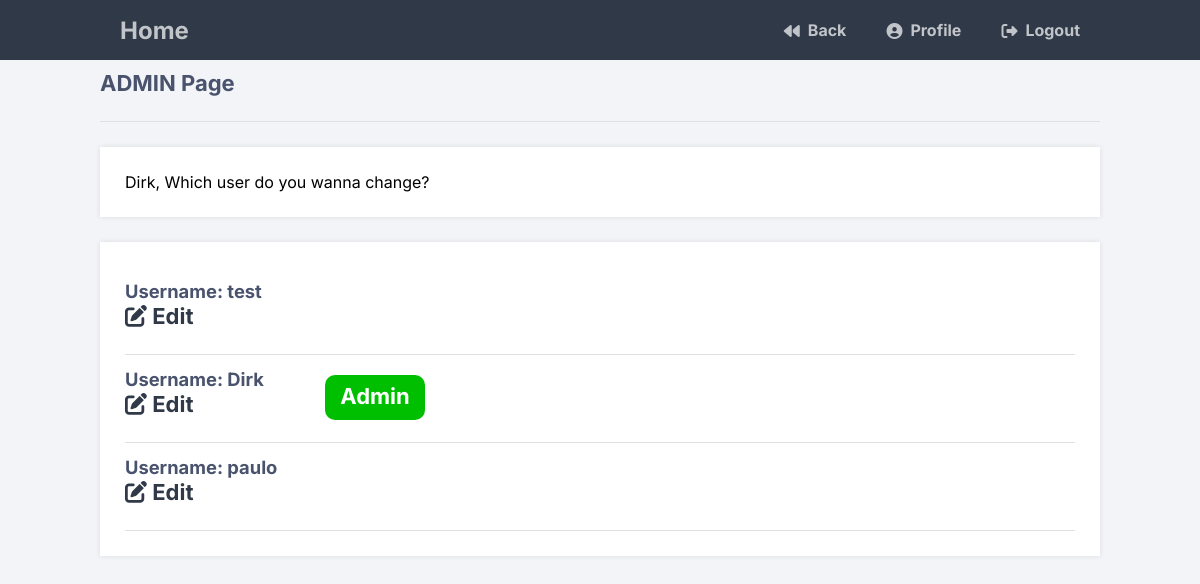
The page /admin/users.php (signed in) on the database its author committed.
### tables this page shows
CREATE TABLE IF NOT EXISTS `accounts` (
  `id` int(11) NOT NULL AUTO_INCREMENT,
  `username` varchar(50) NOT NULL,
  `password` varchar(255) NOT NULL,
  `email` varchar(100) NOT NULL,
  `is_admin` int(1) DEFAULT 0,
  PRIMARY KEY (`id`)
);

### admin/users.php (the view, shortened to what this page needs)
<?php
include_once('config/config.php') ;
$stmt = $connect->query("SELECT * FROM accounts");
?>
<!DOCTYPE html>
<html>
	<head>
        <link rel="stylesheet" href="css/style.css">
		<link href="css\users.css" rel="stylesheet" type="text/css">
		<link rel="stylesheet" href="https://cdnjs.cloudflare.com/ajax/libs/font-awesome/6.2.0/css/all.min.css">
	</head>
	<body class="loggedin">
		<nav class="navtop">
			<div>
            <h1><a href="../index.php">Home</a></h1>
                <a href="../admin.php"><i class="fa-solid fa-backward"></i>Back</a>
				<a href="../user/profile.php"><i class="fas fa-user-circle"></i>Profile</a>
				<a href="../user\logout.php"><i class="fas fa-sign-out-alt"></i>Logout</a>
			</div>
		</nav>
		<div class="content">
			<h2>ADMIN Page</h2>
			<p><?=$_SESSION['name']?>, Which user do you wanna change?</p>
			<div>
            <?php  while ($row = $stmt->fetch()) { ?>
            <div class="user">
            <h2>
            <?php if($row['is_admin'] == 1) {
                ?><div class="admin_check"> <?php
                echo "Admin";
                ?> </div> <div class="fill"></div><?php
            }?>
                <small> Username: <?php echo $row["username"]; ?></small>  <br>
                <div class="main_knopje">
                <div class="knopje">
                <a class="updel" href="admin-update.php?edit=<?php echo $row['id']; ?>" class="btn"> <i class="fas fa-edit"></i> Edit </a>
            </div>
        </div>
        </h2>
    </div>
    <?php } ?>
            </div>
		</div>
	</body>
</html>

### admin/css/style.css (style rules this page uses)
:root { --wit-kleur-: #ffffff; --ag-kleur-: #eaebee; --tweede-kleur-: #C7CCDB; --derde-kleur-: #767B91; --header-kleur-: #0d6a7d; --item-kleur-: #455455; --vijfde-kleur-: #F7C59F; --zesde-kleur-: #4C5B61; }
* { margin: 0; padding: 0; font-family: 'Inter', sans-serif; box-sizing: border-box; }
body { max-width: 100vw; background-color: var(--ag-kleur-); }
html { -webkit-font-smoothing: antialiased; -moz-osx-font-smoothing: grayscale; }
a { color: var(--wit-kleur-); text-decoration: none !important; }

### admin/css/users.css (style rules this page uses)
.admin_check { width: 100px; height: 45px; position: absolute; color: #ffffff; background-color: #00be00; text-align: center !important; border-radius: 10px; padding-top: 7.5px; margin-top: 10px; margin-left: 200px; }
.navtop { background-color: #2f3947; height: 60px; width: 100%; border: 0; }
.navtop div { display: flex; margin: 0 auto; width: 1000px; height: 100%; }
.navtop div h1, .navtop div a { display: inline-flex; align-items: center; }
.navtop div h1 { flex: 1; font-size: 24px; padding: 0; margin: 0; color: #eaebed; font-weight: normal; }
.navtop div a { padding: 0 20px; text-decoration: none; color: #c1c4c8; font-weight: bold; }
.navtop div a i { padding: 2px 8px 0 0; }
body.loggedin { background-color: #f3f4f7; }
.content { width: 1000px; margin: 0 auto; }
.content h2 { margin: 0; padding-top: 10px; padding-bottom: 25px; font-size: 22px; border-bottom: 1px solid #e0e0e3; color: #4a536e; }
.content > p, .content > div { box-shadow: 0 0 5px 0 rgba(0, 0, 0, 0.1); margin: 25px 0; padding: 25px; background-color: #fff; }
.content a { color: #2f3947; }

### rows shown on the page
accounts: username "test"
accounts: is_admin "Admin", username "Dirk"
accounts: username "paulo"

### other values the page prints
$_SESSION['name'] "Dirk"
